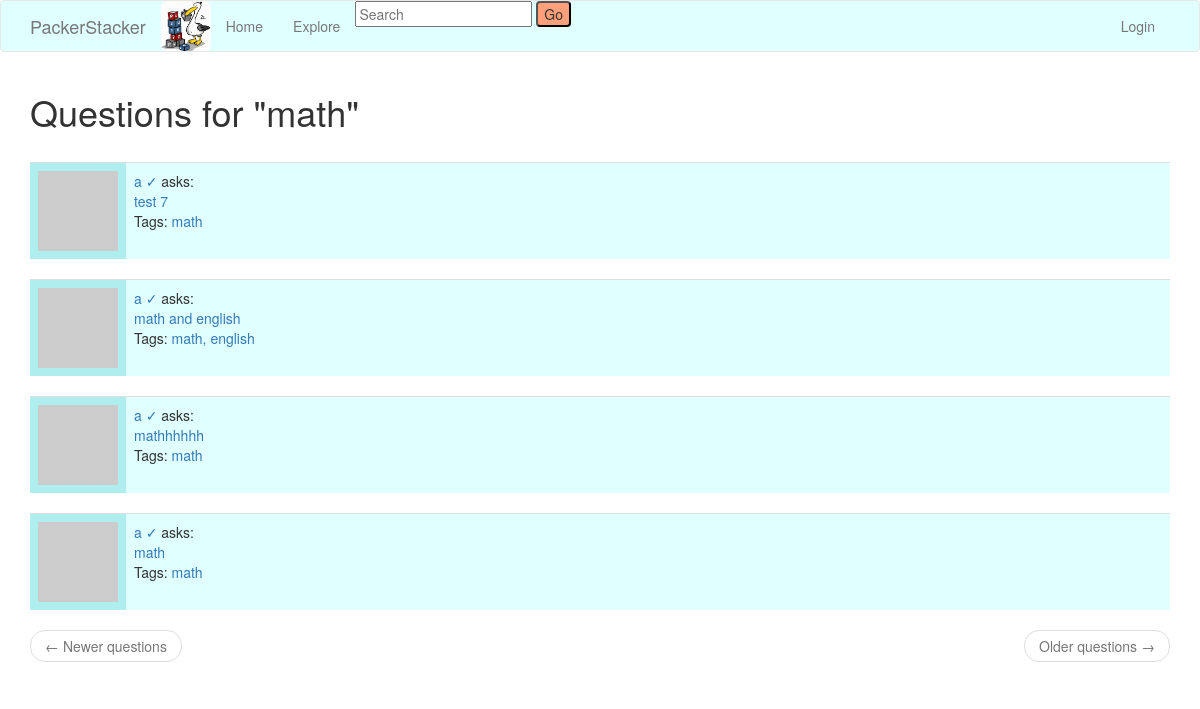
The page /tag/1 on the database its author committed.
### app/models.py (models this page shows, shortened)
class Tag(db.Model):
    id = db.Column(db.Integer, primary_key=True)
    name = db.Column(db.String(30), unique=True)
    questions = db.relationship('Question', secondary='question_tag', backref='tags')
    def tag_questions(self):
        questions = Question.query.join(
            question_tag, (question_tag.c.question_id == Question.id)).filter(
                question_tag.c.tag_id == self.id)
        return questions.order_by(Question.timestamp.desc())

class Question(db.Model):
    id = db.Column(db.Integer, primary_key=True)
    body = db.Column(db.String(1000))
    timestamp = db.Column(db.DateTime, index=True, default=datetime.utcnow)
    user_id = db.Column(db.Integer, db.ForeignKey('user.id'))
    replies = db.relationship('Reply', backref='op', lazy='dynamic')

class User(UserMixin, db.Model):
    id = db.Column(db.Integer, primary_key=True)
    username = db.Column(db.String(64), index=True, unique=True)
    email = db.Column(db.String(120), index=True, unique=True)
    password_hash = db.Column(db.String(128))
    questions = db.relationship('Question', backref='author', lazy='dynamic')
    replies = db.relationship('Reply', backref='author', lazy='dynamic')
    about_me = db.Column(db.String(140))
    last_seen = db.Column(db.DateTime, default=datetime.utcnow)
    type = db.Column(db.Boolean())
    def avatar(self, size):
        digest = md5(self.email.lower().encode('utf-8')).hexdigest()
        return 'https://www.gravatar.com/avatar/{}?d=identicon&s={}'.format(digest, size)
    followed = db.relationship(
        'User', secondary=followers,
        primaryjoin=(followers.c.follower_id == id),
        secondaryjoin=(followers.c.followed_id == id),
        backref=db.backref('followers', lazy='dynamic'), lazy='dynamic')

### app/routes.py (the view)
@app.route('/tag/<id>')
def tag_page(id):
    tag = Tag.query.filter_by(id=id).first_or_404()
    page = request.args.get('page', 1, type=int)
    questions = tag.tag_questions().paginate(
        page=page, per_page=app.config['QUESTIONS_PER_PAGE'], error_out=False)
    next_url = url_for('tag/<id>', tag=tag.id, page=questions.next_num) \
        if questions.has_next else None
    prev_url = url_for('tag/<id>', tag=tag.id, page=questions.prev_num) \
        if questions.has_prev else None
    form = EmptyForm()
    return render_template('tag_page.html', tag=tag.name, questions=questions.items,
                           next_url=next_url, prev_url=prev_url, form=form)

### app/forms.py
class EmptyForm(FlaskForm):
    submit = SubmitField('Submit')

### app/routes.py (called while the page is built)
@app.before_request
def before_request():
    if current_user.is_authenticated:
        current_user.last_seen = datetime.utcnow()
        db.session.commit()

### app/templates/tag_page.html
{% extends "base.html" %}
{% import 'bootstrap/wtf.html' as wtf %}
{% block app_content %}
    <h1>Questions for "{{ tag }}" </h1>
    <br>
    {% for question in questions %}
        {% include '_question.html' %}
    {% endfor %}
    <nav aria-label="...">
        <ul class="pager">
            <li class="previous{% if not prev_url %} disabled{% endif %}">
                <a href="{{ prev_url or '#' }}">
                    <span aria-hidden="true">&larr;</span> Newer questions
                </a>
            </li>
            <li class="next{% if not next_url %} disabled{% endif %}">
                <a href="{{ next_url or '#' }}">
                    Older questions <span aria-hidden="true">&rarr;</span>
                </a>
            </li>
        </ul>
    </nav>
{% endblock %}

### app/templates/_question.html
<table class="table table-hover" style="background-color:PaleTurquoise">
      <tr>
          <td width="70px">
                  <img src="{{ question.author.avatar(70) }}" />
          </td>
          <td style="width:100%; background-color:lightCyan">
              <a href="{{ url_for('user', username=question.author.username) }}">
                  {{ question.author.username }} {%if question.author.type %} &#x2713 {%endif%}
              </a>
              asks:
              <br>
              <a style="text-decoration: none" href="{{ url_for('question_page', id=question.id) }}">
                {{ question.body }}
              </a>
              <br>
              <p>Tags: {% for tag in question.tags %}
                <a href="{{ url_for('tag_page', id=tag.id) }}">
                  {{ tag.name }}{% if not loop.last %}, {% endif %}{% endfor %}
                </a>
                </p>
          </td>
      </tr>
</table>

### rows shown on the page
Tag: name "math"
Question: author.username "a", body "test 7"
Question: author.username "a", body "math and english"
Tag: name "english"
Question: author.username "a", body "mathhhhhh"
Question: author.username "a", body "math"
